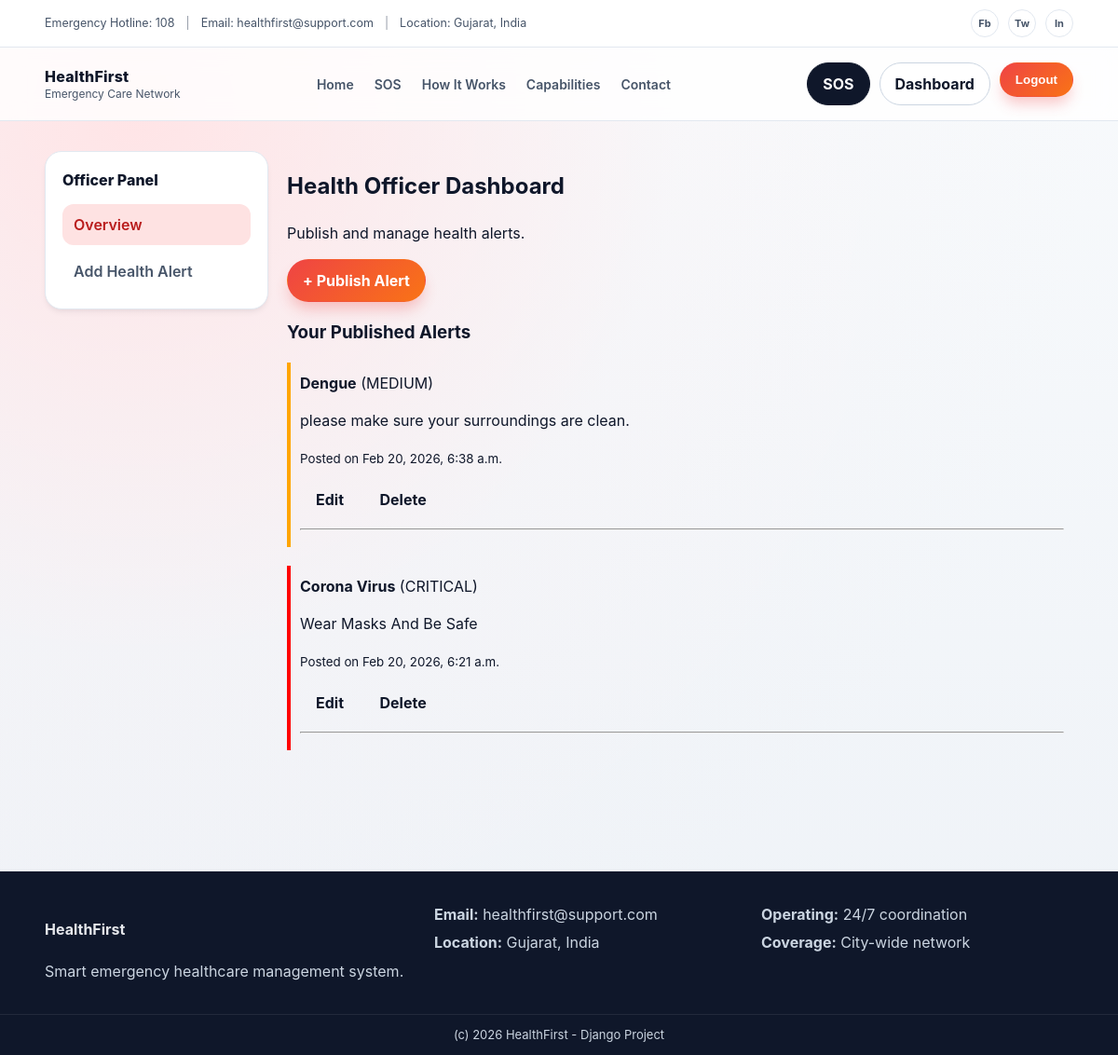
The page /accounts/dashboard/ (signed in) on the database its author committed.
### alerts/models.py (models this page shows, shortened)
class Alert(models.Model):
    SEVERITY_CHOICES = (
        ("LOW", "Low"),
        ("MEDIUM", "Medium"),
        ("CRITICAL", "Critical"),
    )
    title = models.CharField(max_length=200)
    message = models.TextField()
    severity = models.CharField(max_length=10, choices=SEVERITY_CHOICES, default="LOW")
    created_by = models.ForeignKey(User, on_delete=models.CASCADE)
    created_at = models.DateTimeField(auto_now_add=True)
    is_active = models.BooleanField(default=True)

### accounts/views.py (the view)
# urls.py: path("dashboard/", views.dashboard_view, name="dashboard"),
@login_required
def dashboard_view(request):
    profile, _ = Profile.objects.get_or_create(user=request.user)
    role = _canonical_role(profile.role)
    if role == "CITIZEN":
        alerts = Alert.objects.filter(is_active=True).order_by("-created_at")[:5]
        return render(
            request,
            "accounts/dashboards/citizen.html",
            {"alerts": alerts}  # ✅ PASS ALERTS
        )
    elif role == "HOSPITAL":
        return render(request, "accounts/dashboards/hospital.html")
    elif role == "SUPER":
        return render(request, "accounts/dashboards/super.html")
    elif role == "OFFICER":
        alerts = Alert.objects.filter(created_by=request.user).order_by("-created_at")
        return render(
        request,
        "accounts/dashboards/officer.html",
        {"alerts": alerts}
    )
    return render(request, "accounts/dashboards/citizen.html")

### accounts/views.py (called while the page is built)
def _canonical_role(raw_role):
    value = (raw_role or "").strip().upper().replace("-", " ").replace("_", " ")
    if "HOSP" in value:
        return "HOSPITAL"
    if "OFFIC" in value:
        return "OFFICER"
    if "SUPER" in value:
        return "SUPER"
    return "CITIZEN"

### templates/accounts/dashboards/officer.html (shortened to what this page needs)
{% extends "base.html" %}
{% block content %}
<section class="dash">
  <div class="container dash-layout">
    <aside class="dash-sidebar">
      <div class="dash-brand">Officer Panel</div>
      <nav class="dash-menu">
        <a class="active" href="{% url 'dashboard' %}">Overview</a>
        <a href="{% url 'add_alert' %}">Add Health Alert</a>
      </nav>
    </aside>
    <main class="dash-main">
      <div class="dash-head">
        <div>
          <h1>Health Officer Dashboard</h1>
          <p class="muted">Publish and manage health alerts.</p>
        </div>
        <div class="dash-actions">
          <a class="btn btn-primary" href="{% url 'add_alert' %}">
            + Publish Alert
          </a>
        </div>
      </div>
      <div class="grid-1">
        <div class="card">
          <h3>Your Published Alerts</h3>
          {% for alert in alerts %}
            <div style="border-left: 4px solid
                        {% if alert.severity == 'CRITICAL' %}red
                        {% elif alert.severity == 'MEDIUM' %}orange
                        {% else %}green
                        {% endif %};
                        padding: 10px; margin-bottom: 20px;">
              <strong>{{ alert.title }}</strong>
              <span class="muted">({{ alert.severity }})</span>
              <p>{{ alert.message|truncatewords:15 }}</p>
              <small>Posted on {{ alert.created_at|date:"M d, Y, g:i a" }}</small>
              <div style="margin-top: 10px;">
                <a class="btn btn-ghost" href="{% url 'edit_alert' alert.id %}">Edit</a>
                <a class="btn btn-danger" href="{% url 'delete_alert' alert.id %}">Delete</a>
              </div>
              <hr>
            </div>
          {% empty %}
            <p>You have not published any alerts yet.</p>
          {% endfor %}
        </div>
      </div>
    </main>
  </div>
</section>
{% endblock %}

### static/css/main.css (style rules this page uses)
:root { --brand: #ef4444; --brand-dark: #c81e1e; --midnight: #0f172a; --slate: #475569; --bg: #f7fafc; --panel: #ffffff; --border: #e2e8f0; --shadow: 0 20px 25px -5px rgba(15, 23, 42, 0.1), 0 8px 10px -6px rgba(15, 23, 42, 0.05); --shadow-soft: 0 4px 6px -1px rgba(15, 23, 42, 0.06), 0 2px 4px -2px rgba(15, 23, 42, 0.04); }
* { box-sizing: border-box; -webkit-font-smoothing: antialiased; }
body { margin: 0; font-family: 'Inter', Manrope, "Segoe UI", Arial, sans-serif; color: var(--midnight); background: radial-gradient(circle at 12% 10%, #ffe4e6 0%, rgba(255, 228, 230, 0.1) 40%, transparent 70%), linear-gradient(180deg, #f8fafc 0%, #eef2f7 100%); line-height: 1.5; }
a { text-decoration: none; color: inherit; transition: all 0.2s ease; }
.container { width: min(1150px, 92%); margin: auto; }
.btn { display: inline-flex; align-items: center; justify-content: center; padding: 10px 16px; border-radius: 999px; font-weight: 700; border: 1px solid transparent; transition: all 0.2s cubic-bezier(0.4, 0, 0.2, 1); cursor: pointer; }
.btn-primary { background: linear-gradient(135deg, var(--brand) 0%, #f97316 100%); color: #fff; box-shadow: 0 10px 15px -3px rgba(239, 68, 68, 0.3); }
.btn-ghost { background: transparent; color: var(--midnight); border-color: transparent; }
.dash { padding: 32px 0 70px; }
.dash-layout { display: grid; grid-template-columns: 240px 1fr; gap: 20px; }
.dash-sidebar { background: var(--panel); border: 1px solid var(--border); border-radius: 18px; padding: 18px; box-shadow: var(--shadow-soft); position: sticky; top: 110px; height: fit-content; }
.dash-brand { font-weight: 800; margin-bottom: 14px; }
.dash-menu { display: flex; flex-direction: column; gap: 6px; }
.dash-menu a { padding: 10px 12px; border-radius: 12px; font-weight: 600; color: var(--slate); }
.dash-menu a.active { background: #fee2e2; color: #b91c1c; }

### rows shown on the page
Alert: title "Dengue", severity "MEDIUM", message "please make sure your surroundings are clean.", created_at "Feb 20, 2026, 6:38 a.m."
Alert: title "Corona Virus", severity "CRITICAL", message "Wear Masks And Be Safe", created_at "Feb 20, 2026, 6:21 a.m."
